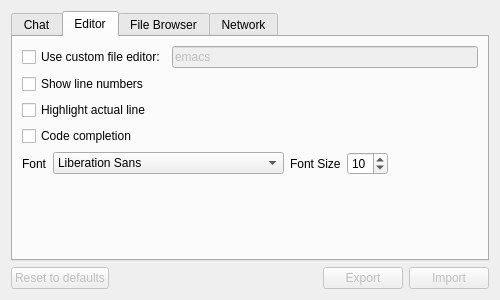
<?xml version="1.0" encoding="UTF-8"?>
<ui version="4.0">
 <class>SettingsDialog</class>
 <widget class="QDialog" name="SettingsDialog">
  <property name="windowModality">
   <enum>Qt::ApplicationModal</enum>
  </property>
  <property name="geometry">
   <rect>
    <x>0</x>
    <y>0</y>
    <width>500</width>
    <height>300</height>
   </rect>
  </property>
  <property name="minimumSize">
   <size>
    <width>500</width>
    <height>300</height>
   </size>
  </property>
  <property name="maximumSize">
   <size>
    <width>500</width>
    <height>300</height>
   </size>
  </property>
  <property name="windowTitle">
   <string>Settings</string>
  </property>
  <layout class="QVBoxLayout" name="verticalLayout_2">
   <item>
    <widget class="QTabWidget" name="tabWidget">
     <property name="currentIndex">
      <number>1</number>
     </property>
     <widget class="QWidget" name="chatTab">
      <attribute name="title">
       <string>Chat</string>
      </attribute>
      <layout class="QGridLayout" name="gridLayout_2">
       <item row="0" column="0">
        <layout class="QVBoxLayout" name="verticalLayout">
         <item>
          <widget class="QCheckBox" name="connectOnStartup">
           <property name="text">
            <string>Connect to #octave on startup</string>
           </property>
           <property name="checked">
            <bool>true</bool>
           </property>
          </widget>
         </item>
         <item>
          <widget class="QCheckBox" name="showMessageOfTheDay">
           <property name="text">
            <string>Show message of the day</string>
           </property>
          </widget>
         </item>
         <item>
          <widget class="QCheckBox" name="showTopic">
           <property name="text">
            <string>Show topic</string>
           </property>
          </widget>
         </item>
         <item>
          <widget class="QCheckBox" name="autoIdentification">
           <property name="text">
            <string>Automatically identify on NickServ</string>
           </property>
          </widget>
         </item>
         <item>
          <widget class="QLabel" name="label_2">
           <property name="text">
            <string>Warning: Your password will be stored in ~/.octavegui in human-readable format. Do not enter your password if you worry about security issues.</string>
           </property>
           <property name="wordWrap">
            <bool>true</bool>
           </property>
          </widget>
         </item>
         <item>
          <layout class="QHBoxLayout" name="horizontalLayout">
           <item>
            <spacer name="horizontalSpacer">
             <property name="orientation">
              <enum>Qt::Horizontal</enum>
             </property>
             <property name="sizeHint" stdset="0">
              <size>
               <width>40</width>
               <height>20</height>
              </size>
             </property>
            </spacer>
           </item>
           <item>
            <widget class="QLabel" name="label">
             <property name="text">
              <string>Password:</string>
             </property>
            </widget>
           </item>
           <item>
            <widget class="QLineEdit" name="nickServPassword">
             <property name="enabled">
              <bool>false</bool>
             </property>
             <property name="echoMode">
              <enum>QLineEdit::Password</enum>
             </property>
            </widget>
           </item>
          </layout>
         </item>
        </layout>
       </item>
      </layout>
     </widget>
     <widget class="QWidget" name="tab">
      <attribute name="title">
       <string>Editor</string>
      </attribute>
      <layout class="QGridLayout" name="gridLayout">
       <item row="3" column="0">
        <spacer name="verticalSpacer">
         <property name="orientation">
          <enum>Qt::Vertical</enum>
         </property>
         <property name="sizeHint" stdset="0">
          <size>
           <width>20</width>
           <height>158</height>
          </size>
         </property>
        </spacer>
       </item>
       <item row="1" column="0">
        <layout class="QVBoxLayout" name="verticalLayout_7">
         <item>
          <layout class="QHBoxLayout" name="horizontalLayout_3">
           <item>
            <widget class="QCheckBox" name="useCustomFileEditor">
             <property name="enabled">
              <bool>true</bool>
             </property>
             <property name="text">
              <string>Use custom file editor:</string>
             </property>
            </widget>
           </item>
           <item>
            <widget class="QLineEdit" name="customFileEditor">
             <property name="enabled">
              <bool>false</bool>
             </property>
             <property name="text">
              <string>emacs</string>
             </property>
            </widget>
           </item>
          </layout>
         </item>
         <item>
          <widget class="QCheckBox" name="editor_showLineNumbers">
           <property name="enabled">
            <bool>true</bool>
           </property>
           <property name="text">
            <string>Show line numbers</string>
           </property>
           <property name="checked">
            <bool>false</bool>
           </property>
          </widget>
         </item>
         <item>
          <widget class="QCheckBox" name="editor_highlightActualLine">
           <property name="enabled">
            <bool>true</bool>
           </property>
           <property name="text">
            <string>Highlight actual line</string>
           </property>
           <property name="checked">
            <bool>false</bool>
           </property>
          </widget>
         </item>
         <item>
          <widget class="QCheckBox" name="editor_codeCompletion">
           <property name="enabled">
            <bool>true</bool>
           </property>
           <property name="text">
            <string>Code completion</string>
           </property>
           <property name="checked">
            <bool>false</bool>
           </property>
          </widget>
         </item>
        </layout>
       </item>
       <item row="2" column="0">
        <layout class="QHBoxLayout" name="horizontalLayout_4">
         <item>
          <widget class="QLabel" name="label_8">
           <property name="text">
            <string>Font</string>
           </property>
          </widget>
         </item>
         <item>
          <widget class="QFontComboBox" name="editor_fontName">
           <property name="editable">
            <bool>false</bool>
           </property>
          </widget>
         </item>
         <item>
          <widget class="QLabel" name="label_9">
           <property name="text">
            <string>Font Size</string>
           </property>
          </widget>
         </item>
         <item>
          <widget class="QSpinBox" name="editor_fontSize">
           <property name="minimum">
            <number>2</number>
           </property>
           <property name="maximum">
            <number>96</number>
           </property>
           <property name="value">
            <number>10</number>
           </property>
          </widget>
         </item>
         <item>
          <spacer name="horizontalSpacer_4">
           <property name="orientation">
            <enum>Qt::Horizontal</enum>
           </property>
           <property name="sizeHint" stdset="0">
            <size>
             <width>40</width>
             <height>20</height>
            </size>
           </property>
          </spacer>
         </item>
        </layout>
       </item>
      </layout>
     </widget>
     <widget class="QWidget" name="tab_2">
      <attribute name="title">
       <string>File Browser</string>
      </attribute>
      <layout class="QVBoxLayout" name="verticalLayout_3">
       <item>
        <widget class="QCheckBox" name="showFilenames">
         <property name="text">
          <string>Show filenames</string>
         </property>
        </widget>
       </item>
       <item>
        <widget class="QCheckBox" name="showFileSize">
         <property name="text">
          <string>Show file size</string>
         </property>
        </widget>
       </item>
       <item>
        <widget class="QCheckBox" name="showFileType">
         <property name="text">
          <string>Show file type</string>
         </property>
        </widget>
       </item>
       <item>
        <widget class="QCheckBox" name="showLastModified">
         <property name="text">
          <string>Show date of last modification</string>
         </property>
        </widget>
       </item>
       <item>
        <widget class="QCheckBox" name="showHiddenFiles">
         <property name="text">
          <string>Show hidden files</string>
         </property>
        </widget>
       </item>
       <item>
        <widget class="QCheckBox" name="useAlternatingRowColors">
         <property name="text">
          <string>Alternating row colors</string>
         </property>
        </widget>
       </item>
      </layout>
     </widget>
     <widget class="QWidget" name="tab_3">
      <attribute name="title">
       <string>Network</string>
      </attribute>
      <layout class="QVBoxLayout" name="verticalLayout_4">
       <item>
        <widget class="QCheckBox" name="useProxyServer">
         <property name="text">
          <string>Use proxy server</string>
         </property>
        </widget>
       </item>
       <item>
        <layout class="QFormLayout" name="formLayout">
         <item row="0" column="0">
          <widget class="QLabel" name="label_3">
           <property name="enabled">
            <bool>false</bool>
           </property>
           <property name="text">
            <string>Proxy Type:</string>
           </property>
          </widget>
         </item>
         <item row="0" column="1">
          <widget class="QComboBox" name="proxyType">
           <property name="enabled">
            <bool>false</bool>
           </property>
           <item>
            <property name="text">
             <string>HttpProxy</string>
            </property>
           </item>
           <item>
            <property name="text">
             <string>Socks5Proxy</string>
            </property>
           </item>
          </widget>
         </item>
         <item row="1" column="0">
          <widget class="QLabel" name="label_4">
           <property name="enabled">
            <bool>false</bool>
           </property>
           <property name="text">
            <string>Hostname:</string>
           </property>
          </widget>
         </item>
         <item row="1" column="1">
          <widget class="QLineEdit" name="proxyHostName">
           <property name="enabled">
            <bool>false</bool>
           </property>
          </widget>
         </item>
         <item row="2" column="0">
          <widget class="QLabel" name="label_5">
           <property name="enabled">
            <bool>false</bool>
           </property>
           <property name="text">
            <string>Port:</string>
           </property>
          </widget>
         </item>
         <item row="2" column="1">
          <widget class="QLineEdit" name="proxyPort">
           <property name="enabled">
            <bool>false</bool>
           </property>
          </widget>
         </item>
         <item row="3" column="0">
          <widget class="QLabel" name="label_6">
           <property name="enabled">
            <bool>false</bool>
           </property>
           <property name="text">
            <string>Username:</string>
           </property>
          </widget>
         </item>
         <item row="3" column="1">
          <widget class="QLineEdit" name="proxyUserName">
           <property name="enabled">
            <bool>false</bool>
           </property>
          </widget>
         </item>
         <item row="4" column="0">
          <widget class="QLabel" name="label_7">
           <property name="enabled">
            <bool>false</bool>
           </property>
           <property name="text">
            <string>Password:</string>
           </property>
          </widget>
         </item>
         <item row="4" column="1">
          <widget class="QLineEdit" name="proxyPassword">
           <property name="enabled">
            <bool>false</bool>
           </property>
           <property name="echoMode">
            <enum>QLineEdit::Password</enum>
           </property>
          </widget>
         </item>
        </layout>
       </item>
      </layout>
     </widget>
    </widget>
   </item>
   <item>
    <layout class="QHBoxLayout" name="horizontalLayout_2">
     <item>
      <widget class="QPushButton" name="resetButton">
       <property name="enabled">
        <bool>false</bool>
       </property>
       <property name="text">
        <string>Reset to defaults</string>
       </property>
      </widget>
     </item>
     <item>
      <spacer name="horizontalSpacer_2">
       <property name="orientation">
        <enum>Qt::Horizontal</enum>
       </property>
       <property name="sizeHint" stdset="0">
        <size>
         <width>40</width>
         <height>20</height>
        </size>
       </property>
      </spacer>
     </item>
     <item>
      <widget class="QPushButton" name="exportButton">
       <property name="enabled">
        <bool>false</bool>
       </property>
       <property name="text">
        <string>Export</string>
       </property>
      </widget>
     </item>
     <item>
      <widget class="QPushButton" name="importButton">
       <property name="enabled">
        <bool>false</bool>
       </property>
       <property name="text">
        <string>Import</string>
       </property>
      </widget>
     </item>
    </layout>
   </item>
  </layout>
 </widget>
 <resources/>
 <connections>
  <connection>
   <sender>useCustomFileEditor</sender>
   <signal>toggled(bool)</signal>
   <receiver>customFileEditor</receiver>
   <slot>setEnabled(bool)</slot>
   <hints>
    <hint type="sourcelabel">
     <x>111</x>
     <y>62</y>
    </hint>
    <hint type="destinationlabel">
     <x>343</x>
     <y>63</y>
    </hint>
   </hints>
  </connection>
  <connection>
   <sender>autoIdentification</sender>
   <signal>toggled(bool)</signal>
   <receiver>nickServPassword</receiver>
   <slot>setEnabled(bool)</slot>
   <hints>
    <hint type="sourcelabel">
     <x>261</x>
     <y>139</y>
    </hint>
    <hint type="destinationlabel">
     <x>384</x>
     <y>229</y>
    </hint>
   </hints>
  </connection>
  <connection>
   <sender>useProxyServer</sender>
   <signal>toggled(bool)</signal>
   <receiver>proxyType</receiver>
   <slot>setEnabled(bool)</slot>
   <hints>
    <hint type="sourcelabel">
     <x>249</x>
     <y>59</y>
    </hint>
    <hint type="destinationlabel">
     <x>291</x>
     <y>91</y>
    </hint>
   </hints>
  </connection>
  <connection>
   <sender>useProxyServer</sender>
   <signal>toggled(bool)</signal>
   <receiver>proxyHostName</receiver>
   <slot>setEnabled(bool)</slot>
   <hints>
    <hint type="sourcelabel">
     <x>249</x>
     <y>59</y>
    </hint>
    <hint type="destinationlabel">
     <x>291</x>
     <y>124</y>
    </hint>
   </hints>
  </connection>
  <connection>
   <sender>useProxyServer</sender>
   <signal>toggled(bool)</signal>
   <receiver>proxyPort</receiver>
   <slot>setEnabled(bool)</slot>
   <hints>
    <hint type="sourcelabel">
     <x>249</x>
     <y>59</y>
    </hint>
    <hint type="destinationlabel">
     <x>364</x>
     <y>154</y>
    </hint>
   </hints>
  </connection>
  <connection>
   <sender>useProxyServer</sender>
   <signal>toggled(bool)</signal>
   <receiver>label_3</receiver>
   <slot>setEnabled(bool)</slot>
   <hints>
    <hint type="sourcelabel">
     <x>249</x>
     <y>59</y>
    </hint>
    <hint type="destinationlabel">
     <x>59</x>
     <y>91</y>
    </hint>
   </hints>
  </connection>
  <connection>
   <sender>useProxyServer</sender>
   <signal>toggled(bool)</signal>
   <receiver>label_4</receiver>
   <slot>setEnabled(bool)</slot>
   <hints>
    <hint type="sourcelabel">
     <x>249</x>
     <y>59</y>
    </hint>
    <hint type="destinationlabel">
     <x>69</x>
     <y>122</y>
    </hint>
   </hints>
  </connection>
  <connection>
   <sender>useProxyServer</sender>
   <signal>toggled(bool)</signal>
   <receiver>label_5</receiver>
   <slot>setEnabled(bool)</slot>
   <hints>
    <hint type="sourcelabel">
     <x>249</x>
     <y>59</y>
    </hint>
    <hint type="destinationlabel">
     <x>44</x>
     <y>152</y>
    </hint>
   </hints>
  </connection>
  <connection>
   <sender>useProxyServer</sender>
   <signal>toggled(bool)</signal>
   <receiver>proxyUserName</receiver>
   <slot>setEnabled(bool)</slot>
   <hints>
    <hint type="sourcelabel">
     <x>249</x>
     <y>59</y>
    </hint>
    <hint type="destinationlabel">
     <x>364</x>
     <y>184</y>
    </hint>
   </hints>
  </connection>
  <connection>
   <sender>useProxyServer</sender>
   <signal>toggled(bool)</signal>
   <receiver>proxyPassword</receiver>
   <slot>setEnabled(bool)</slot>
   <hints>
    <hint type="sourcelabel">
     <x>249</x>
     <y>59</y>
    </hint>
    <hint type="destinationlabel">
     <x>364</x>
     <y>214</y>
    </hint>
   </hints>
  </connection>
  <connection>
   <sender>useProxyServer</sender>
   <signal>toggled(bool)</signal>
   <receiver>label_6</receiver>
   <slot>setEnabled(bool)</slot>
   <hints>
    <hint type="sourcelabel">
     <x>249</x>
     <y>59</y>
    </hint>
    <hint type="destinationlabel">
     <x>68</x>
     <y>182</y>
    </hint>
   </hints>
  </connection>
  <connection>
   <sender>useProxyServer</sender>
   <signal>toggled(bool)</signal>
   <receiver>label_7</receiver>
   <slot>setEnabled(bool)</slot>
   <hints>
    <hint type="sourcelabel">
     <x>249</x>
     <y>59</y>
    </hint>
    <hint type="destinationlabel">
     <x>67</x>
     <y>212</y>
    </hint>
   </hints>
  </connection>
  <connection>
   <sender>editor_showLineNumbers</sender>
   <signal>toggled(bool)</signal>
   <receiver>editor_showLineNumbers</receiver>
   <slot>setEnabled(bool)</slot>
   <hints>
    <hint type="sourcelabel">
     <x>249</x>
     <y>87</y>
    </hint>
    <hint type="destinationlabel">
     <x>249</x>
     <y>87</y>
    </hint>
   </hints>
  </connection>
  <connection>
   <sender>editor_highlightActualLine</sender>
   <signal>toggled(bool)</signal>
   <receiver>editor_highlightActualLine</receiver>
   <slot>setEnabled(bool)</slot>
   <hints>
    <hint type="sourcelabel">
     <x>249</x>
     <y>112</y>
    </hint>
    <hint type="destinationlabel">
     <x>249</x>
     <y>112</y>
    </hint>
   </hints>
  </connection>
  <connection>
   <sender>editor_codeCompletion</sender>
   <signal>toggled(bool)</signal>
   <receiver>editor_codeCompletion</receiver>
   <slot>setEnabled(bool)</slot>
   <hints>
    <hint type="sourcelabel">
     <x>249</x>
     <y>137</y>
    </hint>
    <hint type="destinationlabel">
     <x>249</x>
     <y>137</y>
    </hint>
   </hints>
  </connection>
 </connections>
</ui>
